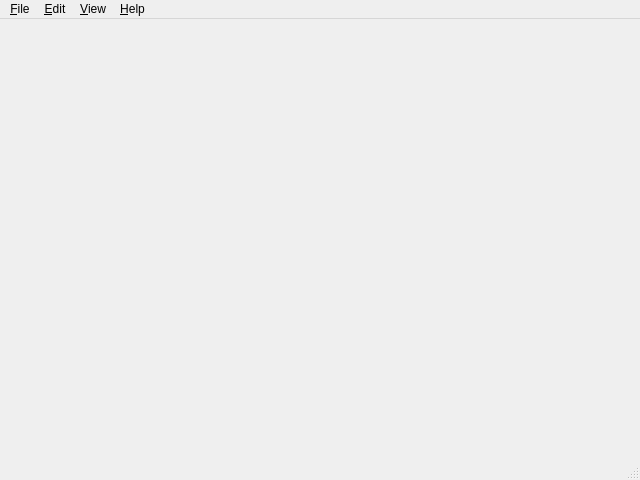
<?xml version="1.0" encoding="UTF-8"?>
<ui version="4.0">
 <class>UnTech::GuiQt::Resources::MainWindow</class>
 <widget class="QMainWindow" name="UnTech::GuiQt::Resources::MainWindow">
  <property name="geometry">
   <rect>
    <x>0</x>
    <y>0</y>
    <width>640</width>
    <height>480</height>
   </rect>
  </property>
  <property name="windowTitle">
   <string>UnTech Resources Editor</string>
  </property>
  <widget class="QMenuBar" name="menubar">
   <property name="geometry">
    <rect>
     <x>0</x>
     <y>0</y>
     <width>640</width>
     <height>20</height>
    </rect>
   </property>
   <widget class="QMenu" name="menu_File">
    <property name="title">
     <string>&amp;File</string>
    </property>
    <widget class="OpenRecentMenu" name="menu_OpenRecent">
     <property name="title">
      <string>Open &amp;Recent</string>
     </property>
    </widget>
    <addaction name="action_New"/>
    <addaction name="action_AddResource"/>
    <addaction name="separator"/>
    <addaction name="action_Open"/>
    <addaction name="menu_OpenRecent"/>
    <addaction name="separator"/>
    <addaction name="action_Save"/>
    <addaction name="action_SaveAll"/>
    <addaction name="separator"/>
    <addaction name="action_CloseProject"/>
    <addaction name="action_Quit"/>
   </widget>
   <widget class="QMenu" name="menu_Edit">
    <property name="title">
     <string>&amp;Edit</string>
    </property>
   </widget>
   <widget class="QMenu" name="menu_View">
    <property name="title">
     <string>&amp;View</string>
    </property>
   </widget>
   <widget class="QMenu" name="menu_Help">
    <property name="title">
     <string>&amp;Help</string>
    </property>
    <addaction name="action_About"/>
   </widget>
   <addaction name="menu_File"/>
   <addaction name="menu_Edit"/>
   <addaction name="menu_View"/>
   <addaction name="menu_Help"/>
  </widget>
  <widget class="QStatusBar" name="statusbar"/>
  <action name="action_About">
   <property name="text">
    <string>&amp;About</string>
   </property>
   <property name="menuRole">
    <enum>QAction::AboutRole</enum>
   </property>
  </action>
  <action name="action_New">
   <property name="icon">
    <iconset resource="../../../resources/resources.qrc">
     <normaloff>:/icons/new.svg</normaloff>:/icons/new.svg</iconset>
   </property>
   <property name="text">
    <string>&amp;New Project</string>
   </property>
   <property name="shortcut">
    <string>Ctrl+N</string>
   </property>
  </action>
  <action name="action_Open">
   <property name="icon">
    <iconset resource="../../../resources/resources.qrc">
     <normaloff>:/icons/open.svg</normaloff>:/icons/open.svg</iconset>
   </property>
   <property name="text">
    <string>&amp;Open</string>
   </property>
   <property name="shortcut">
    <string>Ctrl+O</string>
   </property>
  </action>
  <action name="action_Save">
   <property name="icon">
    <iconset resource="../../../resources/resources.qrc">
     <normaloff>:/icons/save.svg</normaloff>:/icons/save.svg</iconset>
   </property>
   <property name="text">
    <string>&amp;Save</string>
   </property>
   <property name="shortcut">
    <string>Ctrl+S</string>
   </property>
  </action>
  <action name="action_Quit">
   <property name="text">
    <string>&amp;Quit</string>
   </property>
  </action>
  <action name="action_AddResource">
   <property name="text">
    <string>Add &amp;Resource</string>
   </property>
   <property name="toolTip">
    <string>Add Resource (cannot be undone)</string>
   </property>
  </action>
  <action name="action_SaveAll">
   <property name="text">
    <string>Save &amp;All</string>
   </property>
   <property name="shortcut">
    <string>Ctrl+Shift+S</string>
   </property>
  </action>
  <action name="action_CloseProject">
   <property name="text">
    <string>Close Project</string>
   </property>
  </action>
 </widget>
 <customwidgets>
  <customwidget>
   <class>OpenRecentMenu</class>
   <extends>QMenu</extends>
   <header>gui-qt/common/openrecentmenu.h</header>
  </customwidget>
 </customwidgets>
 <resources>
  <include location="../../../resources/resources.qrc"/>
 </resources>
 <connections/>
</ui>
